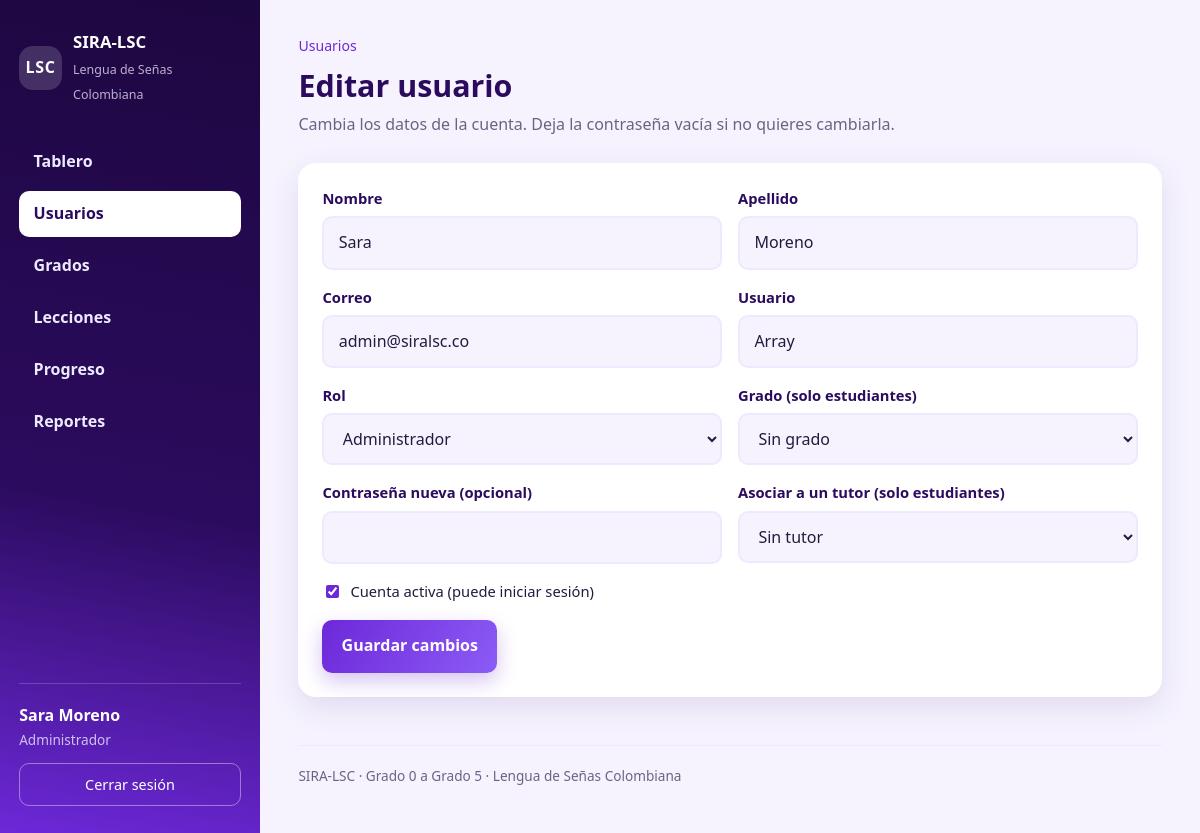
The app's page /index.php?ruta=admin/usuario&id=1 (signed in) with its own data.
### tables this page shows
CREATE TABLE usuarios (
    id_usuario     INT AUTO_INCREMENT PRIMARY KEY,
    nombre         VARCHAR(80)  NOT NULL,
    apellido       VARCHAR(80)  NOT NULL,
    correo         VARCHAR(150) NOT NULL UNIQUE,
    usuario        VARCHAR(50)  NOT NULL UNIQUE,
    contrasena     VARCHAR(255) NOT NULL,
    rol            ENUM('estudiante','tutor','administrador') NOT NULL DEFAULT 'estudiante',
    id_grado       INT          NULL,
    activo         TINYINT(1)   NOT NULL DEFAULT 1,
    fecha_registro DATETIME     NOT NULL DEFAULT CURRENT_TIMESTAMP,
    CONSTRAINT fk_usuarios_grado
        FOREIGN KEY (id_grado) REFERENCES grados(id_grado)
        ON DELETE SET NULL ON UPDATE CASCADE
);

### config/funciones.php (called while the page is built, shortened)
<?php
function e($texto)
{
    return htmlspecialchars((string) $texto, ENT_QUOTES, 'UTF-8');
}
function url($ruta = 'inicio', $parametros = array())
{
    $destino = BASE_URL . 'index.php?ruta=' . urlencode($ruta);
    return $destino;
}
function vista($archivo, $datos = array())
{
    extract($datos, EXTR_SKIP);
    require RUTA_BASE . '/views/' . $archivo . '.php';
}
function rolActual()
{
    return isset($_SESSION['rol']) ? $_SESSION['rol'] : null;
}
function panelDe($rol)
{
    switch ($rol) {
        case 'administrador': return 'admin/inicio';
    }
}
function nombreRol($rol)
{
    $nombres = array(
        'estudiante'    => 'Estudiante',
        'tutor'         => 'Tutor',
        'administrador' => 'Administrador',
    );
    return isset($nombres[$rol]) ? $nombres[$rol] : $rol;
}

### controllers/AdministradorController.php (called while the page is built, shortened)
<?php
class AdministradorController
{
    private $modeloUsuario;
    private $modeloGrado;
    private $modeloTutor;
    public function __construct()
    {
        $this->modeloUsuario    = new Usuario();
        $this->modeloGrado      = new Grado();
        $this->modeloTutor      = new Tutor();
    }
    public function usuarioForm($errores = array(), $datos = array())
    {
        $idUsuario = isset($_GET['id']) ? (int) $_GET['id'] : 0;
        $usuario   = $idUsuario > 0 ? $this->modeloUsuario->obtenerPorId($idUsuario) : null;
        vista('administrador/usuario_form', array(
            'admin'   => $this->modeloUsuario->obtenerPorId($_SESSION['id_usuario']),
            'usuario' => $usuario,
            'grados'  => $this->modeloGrado->obtenerTodos(),
            'tutores' => $this->modeloTutor->listar(),
            'errores' => $errores,
            'datos'   => $datos,
        ));
    }
}

### models/Usuario.php (called while the page is built, shortened)
<?php
class Usuario
{
    private $db;
    public function __construct()
    {
        $this->db = Database::conexion();
    }
    public function obtenerPorId($idUsuario)
    {
        $sentencia = $this->db->prepare(
            'SELECT u.id_usuario, u.nombre, u.apellido, u.correo, u.usuario, u.rol,
                    u.id_grado, u.activo, u.fecha_registro,
                    g.nombre AS grado, g.descripcion AS grado_descripcion, g.orden AS grado_orden
             FROM usuarios u
             LEFT JOIN grados g ON g.id_grado = u.id_grado
             WHERE u.id_usuario = ?'
        );
        $sentencia->execute(array((int) $idUsuario));
        $fila = $sentencia->fetch();
        return $fila ? $fila : null;
    }
}

### config/Database.php (called while the page is built, shortened)
<?php
class Database
{
    private static $pdo = null;
    public static function conexion()
    {
        if (self::$pdo === null) {
            $dsn = 'mysql:host=' . DB_HOST . ';dbname=' . DB_NOMBRE . ';charset=utf8mb4';
            try {
                self::$pdo = new PDO($dsn, DB_USUARIO, DB_CLAVE, array(
                    PDO::ATTR_ERRMODE            => PDO::ERRMODE_EXCEPTION,
                    PDO::ATTR_DEFAULT_FETCH_MODE => PDO::FETCH_ASSOC,
                    PDO::ATTR_EMULATE_PREPARES   => false,
                ));
            } catch (PDOException $e) {
                self::mostrarError($e->getMessage());
            }
        }
        return self::$pdo;
    }
}

### views/administrador/usuario_form.php (the view, shortened to what this page needs)
<?php
$edita   = isset($usuario) && $usuario;
$titulo  = $edita ? 'Editar usuario' : 'Crear usuario';
$activo  = 'usuarios';
$datos   = isset($datos) ? $datos : array();
$valor = function ($campo, $porDefecto = '') use ($datos, $usuario) {
    if (isset($datos[$campo]) && $datos[$campo] !== '') { return $datos[$campo]; }
    if ($usuario && isset($usuario[$campo]))            { return $usuario[$campo]; }
    return $porDefecto;
};
require RUTA_BASE . '/views/layouts/header.php';
?>
<p class="miga"><a href="<?php echo url('admin/usuarios'); ?>">Usuarios</a></p>
<header class="titular">
    <h1><?php echo e($titulo); ?></h1>
    <p><?php echo $edita
        ? 'Cambia los datos de la cuenta. Deja la contraseña vacía si no quieres cambiarla.'
        : 'Crea la cuenta de un estudiante, un tutor o un administrador.'; ?></p>
</header>
<section class="tarjeta-form">
    <form class="formulario" method="post" action="<?php echo url('admin/usuario/guardar'); ?>">
        <div class="fila-doble">
            <p class="campo">
                <label for="nombre">Nombre</label>
                <input type="text" id="nombre" name="nombre" value="<?php echo e($valor('nombre')); ?>" required>
            </p>
            <p class="campo">
                <label for="apellido">Apellido</label>
                <input type="text" id="apellido" name="apellido" value="<?php echo e($valor('apellido')); ?>" required>
            </p>
        </div>
        <div class="fila-doble">
            <p class="campo">
                <label for="correo">Correo</label>
                <input type="email" id="correo" name="correo" value="<?php echo e($valor('correo')); ?>" required>
            </p>
            <p class="campo">
                <label for="usuario">Usuario</label>
                <input type="text" id="usuario" name="usuario" value="<?php echo e($valor('usuario')); ?>" required>
            </p>
        </div>
        <div class="fila-doble">
            <p class="campo">
                <label for="rol">Rol</label>
                <?php $rolActualCampo = $valor('rol', 'estudiante'); ?>
                <select id="rol" name="rol" required>
                    <option value="administrador" <?php echo $rolActualCampo === 'administrador' ? 'selected' : ''; ?>>Administrador</option>
                </select>
            </p>
            <p class="campo">
                <label for="id_grado">Grado (solo estudiantes)</label>
                <select id="id_grado" name="id_grado">
                    <option value="">Sin grado</option>
                </select>
            </p>
        </div>
        <div class="fila-doble">
            <p class="campo">
                <label for="contrasena"><?php echo $edita ? 'Contraseña nueva (opcional)' : 'Contraseña'; ?></label>
                <input type="password" id="contrasena" name="contrasena" <?php echo $edita ? '' : 'required minlength="6"'; ?>>
            </p>
            <p class="campo">
                <label for="id_tutor">Asociar a un tutor (solo estudiantes)</label>
                <select id="id_tutor" name="id_tutor">
                    <option value="0">Sin tutor</option>
                </select>
            </p>
        </div>
        <p class="campo campo-casilla">
            <label>
                <input type="checkbox" name="activo" value="1"
                    <?php echo (!$edita || (int) $usuario['activo'] === 1) ? 'checked' : ''; ?>>
                Cuenta activa (puede iniciar sesión)
            </label>
        </p>
        <button class="boton boton-corto" type="submit"><?php echo $edita ? 'Guardar cambios' : 'Crear usuario'; ?></button>
    </form>
</section>
<?php require RUTA_BASE . '/views/layouts/footer.php'; ?>

### views/layouts/header.php (shortened to what this page needs)
<?php
$titulo  = isset($titulo) ? $titulo : 'SIRA-LSC';
$activo  = isset($activo) ? $activo : '';
$sinMenu = isset($sinMenu) ? $sinMenu : false;
$rol     = rolActual();
$conectado = null;
$prioridad = array('estudiante', 'tutor', 'admin');
if ($rol === 'tutor')              { $prioridad = array('tutor', 'admin', 'estudiante'); }
elseif ($rol === 'administrador')  { $prioridad = array('admin', 'tutor', 'estudiante'); }
foreach ($prioridad as $posible) {
    if (isset($$posible) && is_array($$posible) && isset($$posible['nombre'])) {
        $conectado = $$posible;
        break;
    }
}
$menus = array(
    'estudiante' => array(
        'Inicio'       => array('estudiante/inicio',    'inicio'),
        'Mis cursos'   => array('estudiante/cursos',    'cursos'),
        'Mis lecciones'=> array('estudiante/lecciones', 'lecciones'),
        'Mi progreso'  => array('estudiante/progreso',  'progreso'),
        'Mi perfil'    => array('estudiante/perfil',    'perfil'),
    ),
    'tutor' => array(
        'Inicio'           => array('tutor/inicio',      'inicio'),
        'Mis estudiantes'  => array('tutor/estudiantes', 'estudiantes'),
        'Mi perfil'        => array('tutor/perfil',      'perfil'),
    ),
    'administrador' => array(
        'Tablero'   => array('admin/inicio',    'inicio'),
        'Usuarios'  => array('admin/usuarios',  'usuarios'),
        'Grados'    => array('admin/grados',    'grados'),
        'Lecciones' => array('admin/lecciones', 'lecciones'),
        'Progreso'  => array('admin/progreso',  'progreso'),
        'Reportes'   => array('admin/reportes',  'reportes'),
    ),
);
$menu = isset($menus[$rol]) ? $menus[$rol] : array();
?>
<!DOCTYPE html>
<html lang="es">
<head>
    <link rel="stylesheet" href="<?php echo BASE_URL; ?>css/estilos.css">
</head>
<body class="<?php echo $sinMenu ? 'cuerpo-acceso' : 'cuerpo-panel'; ?>">
<?php if ($sinMenu): ?>
<main class="acceso">
<?php else: ?>
<div class="aplicacion">
    <nav class="menu-lateral">
        <a class="marca" href="<?php echo url(panelDe($rol)); ?>">
            <span class="marca-sigla">LSC</span>
            <span class="marca-texto">
                <strong>SIRA-LSC</strong>
                <small>Lengua de Señas Colombiana</small>
            </span>
        </a>
        <ul class="menu">
            <?php foreach ($menu as $etiqueta => $destino): ?>
                <li>
                    <a href="<?php echo url($destino[0]); ?>"
                       class="<?php echo $activo === $destino[1] ? 'activo' : ''; ?>">
                        <?php echo e($etiqueta); ?>
                    </a>
                </li>
            <?php endforeach; ?>
        </ul>
        <div class="menu-pie">
            <?php if ($conectado): ?>
                <p class="menu-nombre"><?php echo e($conectado['nombre'] . ' ' . $conectado['apellido']); ?></p>
                <p class="menu-grado">
                    <?php
                    echo e(nombreRol($rol));
                    ?>
                </p>
            <?php endif; ?>
            <a class="boton-salir" href="<?php echo url('salir'); ?>">Cerrar sesión</a>
        </div>
    </nav>
    <main class="contenido">
<?php endif; ?>

### css/estilos.css (style rules this page uses)
:root { --morado-oscuro: #2b0b5e; --morado-noche: #1d0740; --morado: #6d28d9; --morado-claro: #8b5cf6; --lavanda: #ede9fe; --lavanda-suave: #f6f3ff; --blanco: #ffffff; --tinta: #241a3d; --gris: #6c6383; --exito: #1f7a5a; --error: #b3204a; --radio: 18px; --radio-mini: 10px; --sombra: 0 10px 30px rgba(45, 12, 96, .10); --sombra-alta: 0 18px 44px rgba(45, 12, 96, .20); }
* { box-sizing: border-box; }
html { -webkit-text-size-adjust: 100%; }
body { margin: 0; font-family: "Segoe UI", "Trebuchet MS", system-ui, -apple-system, Arial, sans-serif; color: var(--tinta); line-height: 1.6; background: var(--lavanda-suave); }
h1, h2, h3 { line-height: 1.25; margin: 0 0 .4rem; font-weight: 700; }
h1 { font-size: 1.9rem; }
p { margin: 0 0 .8rem; }
a { color: var(--morado); text-decoration: none; }
.formulario { margin: 0; }
.campo { display: block; margin: 0 0 1rem; }
.campo label { display: block; margin-bottom: .35rem; font-size: .92rem; font-weight: 600; color: var(--morado-oscuro); }
.campo input, .campo select { width: 100%; padding: .75rem .9rem; font: inherit; color: var(--tinta); background: var(--lavanda-suave); border: 2px solid var(--lavanda); border-radius: var(--radio-mini); transition: border-color .15s ease, background-color .15s ease; }
.fila-doble { display: grid; grid-template-columns: 1fr 1fr; gap: 0 1rem; }
.boton { display: inline-block; width: 100%; padding: .85rem 1.2rem; font: inherit; font-weight: 700; color: var(--blanco); background: linear-gradient(120deg, var(--morado) 0%, var(--morado-claro) 100%); border: none; border-radius: var(--radio-mini); cursor: pointer; text-align: center; box-shadow: 0 8px 20px rgba(109, 40, 217, .28); transition: transform .18s ease, box-shadow .18s ease, background .18s ease; }
.aplicacion { display: flex; min-height: 100vh; }
.menu-lateral { width: 260px; flex-shrink: 0; padding: 1.8rem 1.2rem; background: linear-gradient(190deg, var(--morado-noche) 0%, var(--morado-oscuro) 60%, var(--morado) 100%); color: var(--lavanda); display: flex; flex-direction: column; }
.marca { display: flex; align-items: center; gap: .7rem; margin-bottom: 2rem; color: var(--blanco); }
.marca-sigla { display: grid; place-items: center; width: 44px; height: 44px; border-radius: 14px; background: rgba(255, 255, 255, .16); font-weight: 700; letter-spacing: .04em; }
.marca-texto strong { display: block; font-size: 1.05rem; }
.marca-texto small { color: rgba(237, 233, 254, .75); font-size: .78rem; }
.menu { list-style: none; margin: 0; padding: 0; flex: 1; }
.menu li { margin-bottom: .35rem; }
.menu a { display: block; padding: .65rem .9rem; border-radius: var(--radio-mini); color: var(--lavanda); font-weight: 600; }
.menu a.activo { background: var(--blanco); color: var(--morado-oscuro); }
.menu-pie { margin-top: 1.5rem; padding-top: 1.2rem; border-top: 1px solid rgba(255, 255, 255, .18); }
.menu-nombre { margin: 0; font-weight: 700; color: var(--blanco); }
.menu-grado { margin: 0 0 .8rem; font-size: .85rem; color: rgba(237, 233, 254, .8); }
.boton-salir { display: block; padding: .55rem .9rem; text-align: center; border: 1px solid rgba(255, 255, 255, .4); border-radius: var(--radio-mini); color: var(--blanco); font-size: .9rem; }
.contenido { flex: 1; min-width: 0; padding: 2.2rem 2.4rem 3rem; }
.titular { margin-bottom: 1.6rem; }
.titular h1 { color: var(--morado-oscuro); }
.titular p { color: var(--gris); margin: 0; }
.miga { font-size: .88rem; color: var(--gris); margin-bottom: .6rem; }
.tarjeta-form { padding: 1.5rem; background: var(--blanco); border-radius: var(--radio); box-shadow: var(--sombra); }
.tarjeta-form .boton { width: auto; }
.boton-corto { width: auto; }
.campo-casilla label { display: flex; align-items: center; gap: .5rem; font-weight: 500; color: var(--tinta); }
.campo-casilla input { width: auto; accent-color: var(--morado); }

### records on screen
usuarios: nombre+apellido "Sara Moreno", nombre "Sara", apellido "Moreno", correo "admin@siralsc.co", rol "Administrador", activo "☑"

### other values on screen
$etiqueta "Tablero"
$etiqueta "Usuarios"
$etiqueta "Grados"
$etiqueta "Lecciones"
$etiqueta "Progreso"
$etiqueta "Reportes"
nombreRol($rol) "Administrador"
$titulo "Editar usuario"
